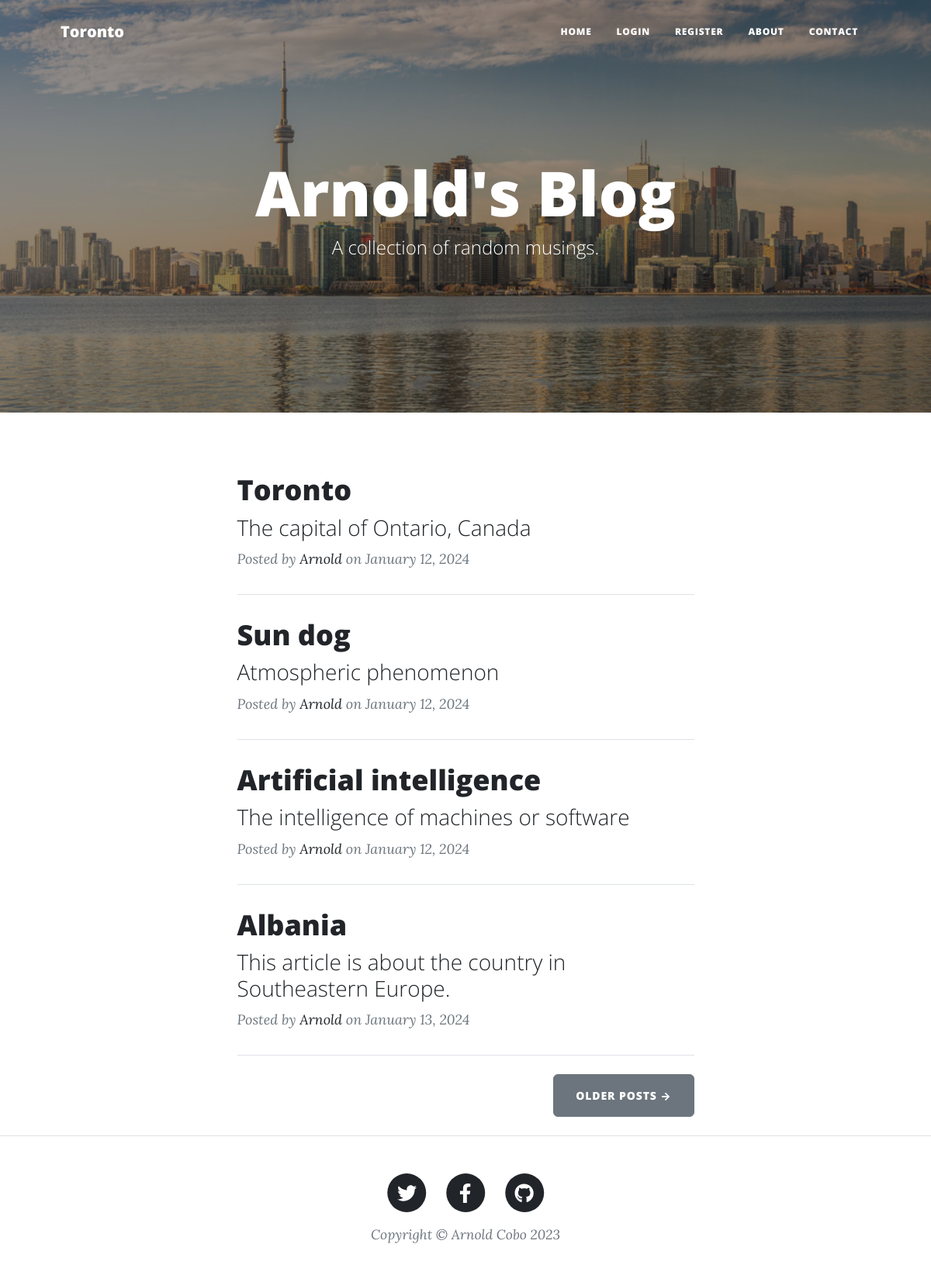
The page / on the database its author committed.
### main.py (models this page shows)
class BlogPost(db.Model):
    __tablename__ = "blog_posts"
    id = db.Column(db.Integer, primary_key=True)
    author_id = db.Column(db.Integer, db.ForeignKey("users.id"))
    author = relationship("User", back_populates="posts")
    title = db.Column(db.String(250), unique=True, nullable=False)
    subtitle = db.Column(db.String(250), nullable=False)
    date = db.Column(db.String(250), nullable=False)
    body = db.Column(db.Text, nullable=False)
    img_url = db.Column(db.String(250), nullable=False)
    comments = relationship("Comment", back_populates="parent_post")

class User(UserMixin, db.Model):
    __tablename__ = "users"
    id = db.Column(db.Integer, primary_key=True)
    email = db.Column(db.String(100), unique=True)
    password = db.Column(db.String(100))
    name = db.Column(db.String(100))
    posts = relationship("BlogPost", back_populates="author")
    comments = relationship("Comment", back_populates="comment_author")

### main.py (the view)
@app.route('/')
def get_all_posts():
    result = db.session.execute(db.select(BlogPost))
    posts = result.scalars().all()
    return render_template("index.html", all_posts=posts, current_user=current_user)

### templates/index.html (shortened to what this page needs)
{% include "header.html" %}
<header
  class="masthead"
  style="background-image: url('../static/assets/img/Toronto-home-bg.jpg')"
>
  <div class="container position-relative px-4 px-lg-5">
    <div class="row gx-4 gx-lg-5 justify-content-center">
      <div class="col-md-10 col-lg-8 col-xl-7">
        <div class="site-heading">
          <h1>Arnold's Blog</h1>
          <span class="subheading">A collection of random musings.</span>
        </div>
      </div>
    </div>
  </div>
</header>
<div class="container px-4 px-lg-5">
  <div class="row gx-4 gx-lg-5 justify-content-center">
    <div class="col-md-10 col-lg-8 col-xl-7">
      {% for post in all_posts %}
      <div class="post-preview">
        <a href="{{ url_for('show_post', post_id=post.id) }}">
          <h2 class="post-title">{{ post.title }}</h2>
          <h3 class="post-subtitle">{{ post.subtitle }}</h3>
        </a>
        <p class="post-meta">
          Posted by
          <a href="#">{{post.author.name}}</a>
          on {{post.date}}
        </p>
      </div>
      <hr class="my-4" />
      {% endfor %}
      <div class="d-flex justify-content-end mb-4">
        <a class="btn btn-secondary text-uppercase" href="#!">Older Posts →</a>
      </div>
    </div>
  </div>
</div>
{% include "footer.html" %}

### templates/header.html (shortened to what this page needs)
<!DOCTYPE html>
<html lang="en">
  <head>
    {% block styles %}
    {{ bootstrap.load_css() }}
    <link
      href="{{ url_for('static', filename='css/styles.css') }}"
      rel="stylesheet"
    />
    {% endblock %}
  </head>
  <body>
    <nav class="navbar navbar-expand-lg navbar-light" id="mainNav">
      <div class="container px-4 px-lg-5">
        <a class="navbar-brand" href="/">Toronto</a>
        <div class="collapse navbar-collapse" id="navbarResponsive">
          <ul class="navbar-nav ms-auto py-4 py-lg-0">
            <li class="nav-item">
              <a
                class="nav-link px-lg-3 py-3 py-lg-4"
                href="{{ url_for('get_all_posts') }}"
                >Home</a
              >
            </li>
            {% if not current_user.is_authenticated: %}
            <li class="nav-item">
              <a
                class="nav-link px-lg-3 py-3 py-lg-4"
                href="{{ url_for('login') }}"
                >Login</a
              >
            </li>
            <li class="nav-item">
              <a
                class="nav-link px-lg-3 py-3 py-lg-4"
                href="{{ url_for('register') }}"
                >Register</a
              >
            </li>
            {% endif %}
            <li class="nav-item">
              <a
                class="nav-link px-lg-3 py-3 py-lg-4"
                href="{{ url_for('about') }}"
                >About</a
              >
            </li>
            <li class="nav-item">
              <a
                class="nav-link px-lg-3 py-3 py-lg-4"
                href="{{ url_for('contact') }}"
                >Contact</a
              >
            </li>
          </ul>
        </div>
      </div>
    </nav>
  </body>
</html>

### templates/footer.html (shortened to what this page needs)
        <footer class="border-top">
          <div class="container px-4 px-lg-5">
              <div class="row gx-4 gx-lg-5 justify-content-center">
                  <div class="col-md-10 col-lg-8 col-xl-7">
                      <ul class="list-inline text-center">
                          <li class="list-inline-item">
                              <a href="#!">
                                  <span class="fa-stack fa-lg">
                                      <i class="fas fa-circle fa-stack-2x"></i>
                                      <i class="fab fa-twitter fa-stack-1x fa-inverse"></i>
                                  </span>
                              </a>
                          </li>
                          <li class="list-inline-item">
                              <a href="#!">
                                  <span class="fa-stack fa-lg">
                                      <i class="fas fa-circle fa-stack-2x"></i>
                                      <i class="fab fa-facebook-f fa-stack-1x fa-inverse"></i>
                                  </span>
                              </a>
                          </li>
                          <li class="list-inline-item">
                              <a href="#!">
                                  <span class="fa-stack fa-lg">
                                      <i class="fas fa-circle fa-stack-2x"></i>
                                      <i class="fab fa-github fa-stack-1x fa-inverse"></i>
                                  </span>
                              </a>
                          </li>
                      </ul>
                      <div class="small text-center text-muted fst-italic">Copyright &copy; Arnold Cobo 2023</div>
                  </div>
              </div>
          </div>
      </footer>
  </body>
</html>

### rows shown on the page
BlogPost: title "Toronto", subtitle "The capital of Ontario, Canada", author.name "Arnold", date "January 12, 2024"
BlogPost: title "Sun dog", subtitle "Atmospheric phenomenon", author.name "Arnold", date "January 12, 2024"
BlogPost: title "Artificial intelligence", subtitle "The intelligence of machines or software", author.name "Arnold", date "January 12, 2024"
BlogPost: title "Albania", subtitle "This article is about the country in Southeastern Europe.", author.name "Arnold", date "January 13, 2024"
